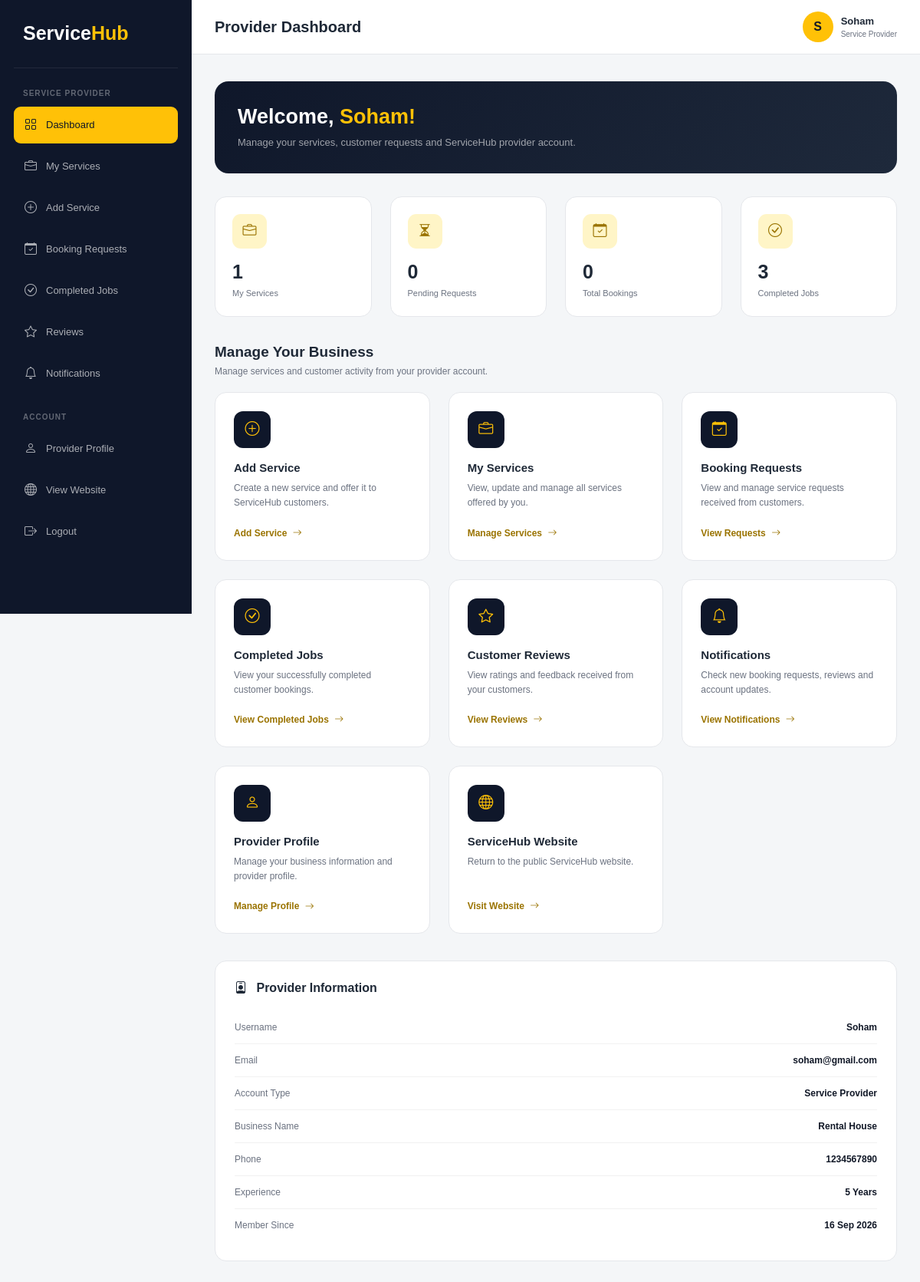
The page /provider-dashboard/ (signed in) on the database its author committed.
### service_app/models.py (models this page shows, shortened)
class ProviderProfile(models.Model):
    user = models.OneToOneField(User, on_delete=models.CASCADE)
    phone = models.CharField(max_length=15, blank=True)
    address = models.TextField(blank=True)
    business_name = models.CharField(max_length=150, blank=True)
    experience = models.PositiveIntegerField(default=0)

### service_app/views.py (the view)
# urls.py: path("provider-dashboard/", views.provider_dashboard, name="provider_dashboard"),
@login_required(login_url="login")
def provider_dashboard(request):
    if not hasattr(request.user, "providerprofile"):
        return redirect("dashboard")
    provider = request.user.providerprofile
    total_services = Service.objects.filter(provider=provider).count()
    pending_bookings = Booking.objects.filter(
        provider=provider,
        status="pending"
    ).count()
    confirmed_bookings = Booking.objects.filter(
        provider=provider,
        status="confirmed"
    ).count()
    completed_jobs = Booking.objects.filter(
        provider=provider,
        status="completed"
    ).count()
    return render(request, "provider_dashboard.html", {
        "provider": provider,
        "total_services": total_services,
        "pending_bookings": pending_bookings,
        "confirmed_bookings": confirmed_bookings,
        "completed_jobs": completed_jobs
    })

### templates/provider_dashboard.html (shortened to what this page needs)
<!DOCTYPE html>
<html lang="en">
<head>
    <link href="https://cdn.jsdelivr.net/npm/bootstrap@5.3.8/dist/css/bootstrap.min.css" rel="stylesheet">
    <link rel="stylesheet" href="https://cdn.jsdelivr.net/npm/bootstrap-icons@1.13.1/font/bootstrap-icons.min.css">
</head>
<body>
<div class="sidebar" id="sidebar">
    <div class="brand">
        Service<span>Hub</span>
    </div>
    <div class="menu-label">
        SERVICE PROVIDER
    </div>
    <a href="{% url 'provider_dashboard' %}"
       class="sidebar-link active">
        <i class="bi bi-grid"></i>
        Dashboard
    </a>
    <a href="{% url 'provider_service_list' %}"
       class="sidebar-link">
        <i class="bi bi-briefcase"></i>
        My Services
    </a>
    <a href="{% url 'provider_service_add' %}"
       class="sidebar-link">
        <i class="bi bi-plus-circle"></i>
        Add Service
    </a>
    <a href="{% url 'provider_booking_list' %}"
       class="sidebar-link">
        <i class="bi bi-calendar-check"></i>
        Booking Requests
    </a>
    <a href="{% url 'provider_completed_jobs' %}"
       class="sidebar-link">
        <i class="bi bi-check-circle"></i>
        Completed Jobs
    </a>
    <a href="{% url 'provider_reviews' %}"
       class="sidebar-link">
        <i class="bi bi-star"></i>
        Reviews
    </a>
    <a href="{% url 'notifications_list' %}"
       class="sidebar-link">
        <i class="bi bi-bell"></i>
        Notifications
    </a>
    <div class="menu-label">
        ACCOUNT
    </div>
    <a href="{% url 'provider_profile' %}"
       class="sidebar-link">
        <i class="bi bi-person"></i>
        Provider Profile
    </a>
    <a href="{% url 'home' %}"
       class="sidebar-link">
        <i class="bi bi-globe"></i>
        View Website
    </a>
    <a href="{% url 'logout' %}"
       class="sidebar-link">
        <i class="bi bi-box-arrow-right"></i>
        Logout
    </a>
</div>
<div class="main-content">
    <div class="topbar">
        <div class="d-flex align-items-center gap-3">
            <h5>
                Provider Dashboard
            </h5>
        </div>
        <div class="user-box">
            <div class="user-avatar">
                {{ user.username|first }}
            </div>
            <div>
                <strong>
                    {{ user.username }}
                </strong>
                <span>
                    Service Provider
                </span>
            </div>
        </div>
    </div>
    <div class="dashboard-content">
        <div class="welcome-box">
            <h2>
                Welcome,
                <span>{{ user.username }}!</span>
            </h2>
            <p>
                Manage your services, customer requests and
                ServiceHub provider account.
            </p>
        </div>
        <div class="row g-4">
            <div class="col-xl-3 col-md-6">
                <a href="{% url 'provider_service_list' %}"
                   class="stat-card">
                    <div class="stat-icon">
                        <i class="bi bi-briefcase"></i>
                    </div>
                    <h3>
                        {{ total_services|default:0 }}
                    </h3>
                    <p>
                        My Services
                    </p>
                </a>
            </div>
            <div class="col-xl-3 col-md-6">
                <a href="{% url 'provider_booking_list' %}"
                   class="stat-card">
                    <div class="stat-icon">
                        <i class="bi bi-hourglass-split"></i>
                    </div>
                    <h3>
                        {{ pending_requests|default:0 }}
                    </h3>
                    <p>
                        Pending Requests
                    </p>
                </a>
            </div>
            <div class="col-xl-3 col-md-6">
                <a href="{% url 'provider_booking_list' %}"
                   class="stat-card">
                    <div class="stat-icon">
                        <i class="bi bi-calendar-check"></i>
                    </div>
                    <h3>
                        {{ total_bookings|default:0 }}
                    </h3>
                    <p>
                        Total Bookings
                    </p>
                </a>
            </div>
            <div class="col-xl-3 col-md-6">
                <a href="{% url 'provider_completed_jobs' %}"
                   class="stat-card">
                    <div class="stat-icon">
                        <i class="bi bi-check-circle"></i>
                    </div>
                    <h3>
                        {{ completed_jobs|default:0 }}
                    </h3>
                    <p>
                        Completed Jobs
                    </p>
                </a>
            </div>
        </div>
        <div class="section-title">
            <h4>
                Manage Your Business
            </h4>
            <p>
                Manage services and customer activity
                from your provider account.
            </p>
        </div>
        <div class="row g-4">
            <div class="col-lg-4 col-md-6">
                <div class="action-card">
                    <div class="action-icon">
                        <i class="bi bi-plus-circle"></i>
                    </div>
                    <h5>
                        Add Service
                    </h5>
                    <p>
                        Create a new service and offer it
                        to ServiceHub customers.
                    </p>
                    <a href="{% url 'provider_service_add' %}"
                       class="action-link">
                        Add Service
                        <i class="bi bi-arrow-right ms-1"></i>
                    </a>
                </div>
            </div>
            <div class="col-lg-4 col-md-6">
                <div class="action-card">
                    <div class="action-icon">
                        <i class="bi bi-briefcase"></i>
                    </div>
                    <h5>
                        My Services
                    </h5>
                    <p>
                        View, update and manage all
                        services offered by you.
                    </p>
                    <a href="{% url 'provider_service_list' %}"
                       class="action-link">
                        Manage Services
                        <i class="bi bi-arrow-right ms-1"></i>
                    </a>
                </div>
            </div>
            <div class="col-lg-4 col-md-6">
                <div class="action-card">
                    <div class="action-icon">
                        <i class="bi bi-calendar-check"></i>
                    </div>
                    <h5>
                        Booking Requests
                    </h5>
                    <p>
                        View and manage service requests
                        received from customers.
                    </p>
                    <a href="{% url 'provider_booking_list' %}"
                       class="action-link">
                        View Requests
                        <i class="bi bi-arrow-right ms-1"></i>
                    </a>
                </div>
            </div>
            <div class="col-lg-4 col-md-6">
                <div class="action-card">
                    <div class="action-icon">
                        <i class="bi bi-check-circle"></i>
                    </div>
                    <h5>
                        Completed Jobs
                    </h5>
                    <p>
                        View your successfully completed
                        customer bookings.
                    </p>
                    <a href="{% url 'provider_completed_jobs' %}"
                       class="action-link">
                        View Completed Jobs
                        <i class="bi bi-arrow-right ms-1"></i>
                    </a>
                </div>
            </div>
            <div class="col-lg-4 col-md-6">
                <div class="action-card">
                    <div class="action-icon">
                        <i class="bi bi-star"></i>
                    </div>
                    <h5>
                        Customer Reviews
                    </h5>
                    <p>
                        View ratings and feedback
                        received from your customers.
                    </p>
                    <a href="{% url 'provider_reviews' %}"
                       class="action-link">
                        View Reviews
                        <i class="bi bi-arrow-right ms-1"></i>
                    </a>
                </div>
            </div>
            <div class="col-lg-4 col-md-6">
                <div class="action-card">
                    <div class="action-icon">
                        <i class="bi bi-bell"></i>
                    </div>
                    <h5>
                        Notifications
                    </h5>
                    <p>
                        Check new booking requests,
                        reviews and account updates.
                    </p>
                    <a href="{% url 'notifications_list' %}"
                       class="action-link">
                        View Notifications
                        <i class="bi bi-arrow-right ms-1"></i>
                    </a>
                </div>
            </div>
            <div class="col-lg-4 col-md-6">
                <div class="action-card">
                    <div class="action-icon">
                        <i class="bi bi-person"></i>
                    </div>
                    <h5>
                        Provider Profile
                    </h5>
                    <p>
                        Manage your business information
                        and provider profile.
                    </p>
                    <a href="{% url 'provider_profile' %}"
                       class="action-link">
                        Manage Profile
                        <i class="bi bi-arrow-right ms-1"></i>
                    </a>
                </div>
            </div>
            <div class="col-lg-4 col-md-6">
                <div class="action-card">
                    <div class="action-icon">
                        <i class="bi bi-globe"></i>
                    </div>
                    <h5>
                        ServiceHub Website
                    </h5>
                    <p>
                        Return to the public
                        ServiceHub website.
                    </p>
                    <a href="{% url 'home' %}"
                       class="action-link">
                        Visit Website
                        <i class="bi bi-arrow-right ms-1"></i>
                    </a>
                </div>
            </div>
        </div>
        <div class="profile-card">
            <h5>
                <i class="bi bi-person-badge me-2"></i>
                Provider Information
            </h5>
            <div class="profile-row">
                <span>Username</span>
                <span>
                    {{ user.username }}
                </span>
            </div>
            <div class="profile-row">
                <span>Email</span>
                <span>
                    {{ user.email|default:"Not Provided" }}
                </span>
            </div>
            <div class="profile-row">
                <span>Account Type</span>
                <span>
                    Service Provider
                </span>
            </div>
            <div class="profile-row">
                <span>Business Name</span>
                <span>
                    {{ provider.business_name|default:"Not Added" }}
                </span>
            </div>
            <div class="profile-row">
                <span>Phone</span>
                <span>
                    {{ provider.phone|default:"Not Added" }}
                </span>
            </div>
            <div class="profile-row">
                <span>Experience</span>
                <span>
                    {{ provider.experience|default:0 }} Years
                </span>
            </div>
            <div class="profile-row">
                <span>Member Since</span>
                <span>
                    {{ user.date_joined|date:"d M Y" }}
                </span>
            </div>
        </div>
    </div>
</div>
</body>
</html>

### rows shown on the page
ProviderProfile: business_name "Rental House", phone "1234567890", experience "5"

### other values the page prints
{{ user.username|first }} "S"
{{ user.username }} "Soham"
{{ total_services|default:0 }} "1"
{{ pending_requests|default:0 }} "0"
{{ total_bookings|default:0 }} "0"
{{ completed_jobs|default:0 }} "3"
{{ user.email|default:"Not Provided" }} "soham@gmail.com"
{{ user.date_joined|date:"d M Y" }} "16 Sep 2026"
